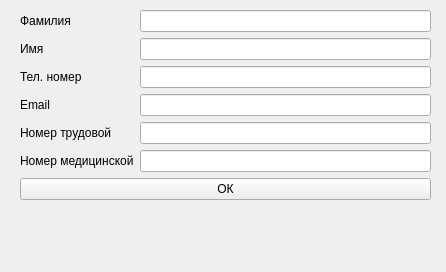
<?xml version="1.0" encoding="UTF-8"?>
<ui version="4.0">
 <class>ChangeStaff</class>
 <widget class="QWidget" name="ChangeStaff">
  <property name="geometry">
   <rect>
    <x>0</x>
    <y>0</y>
    <width>446</width>
    <height>272</height>
   </rect>
  </property>
  <property name="windowTitle">
   <string>Добавить/Изменить сотрудника</string>
  </property>
  <property name="styleSheet">
   <string notr="true">font: 11pt &quot;MS Shell Dlg 2&quot;;</string>
  </property>
  <widget class="QWidget" name="formLayoutWidget">
   <property name="geometry">
    <rect>
     <x>10</x>
     <y>0</y>
     <width>431</width>
     <height>308</height>
    </rect>
   </property>
   <layout class="QFormLayout" name="formLayout">
    <property name="leftMargin">
     <number>10</number>
    </property>
    <property name="topMargin">
     <number>10</number>
    </property>
    <property name="rightMargin">
     <number>10</number>
    </property>
    <property name="bottomMargin">
     <number>10</number>
    </property>
    <item row="0" column="0">
     <widget class="QLabel" name="label">
      <property name="text">
       <string>Фамилия</string>
      </property>
     </widget>
    </item>
    <item row="1" column="0">
     <widget class="QLabel" name="label_2">
      <property name="text">
       <string>Имя</string>
      </property>
     </widget>
    </item>
    <item row="2" column="0">
     <widget class="QLabel" name="label_3">
      <property name="text">
       <string>Тел. номер</string>
      </property>
     </widget>
    </item>
    <item row="3" column="0">
     <widget class="QLabel" name="label_4">
      <property name="text">
       <string>Email</string>
      </property>
     </widget>
    </item>
    <item row="4" column="0">
     <widget class="QLabel" name="label_5">
      <property name="text">
       <string>Номер трудовой</string>
      </property>
     </widget>
    </item>
    <item row="5" column="0">
     <widget class="QLabel" name="label_6">
      <property name="text">
       <string>Номер медицинской</string>
      </property>
     </widget>
    </item>
    <item row="6" column="0" colspan="2">
     <widget class="QPushButton" name="pushButton">
      <property name="text">
       <string>ОК</string>
      </property>
     </widget>
    </item>
    <item row="0" column="1">
     <widget class="QLineEdit" name="Surname"/>
    </item>
    <item row="1" column="1">
     <widget class="QLineEdit" name="Name"/>
    </item>
    <item row="2" column="1">
     <widget class="QLineEdit" name="phoneNumber"/>
    </item>
    <item row="3" column="1">
     <widget class="QLineEdit" name="Email"/>
    </item>
    <item row="4" column="1">
     <widget class="QLineEdit" name="LaborBook"/>
    </item>
    <item row="5" column="1">
     <widget class="QLineEdit" name="MedicalBook"/>
    </item>
   </layout>
  </widget>
 </widget>
 <resources/>
 <connections/>
</ui>
